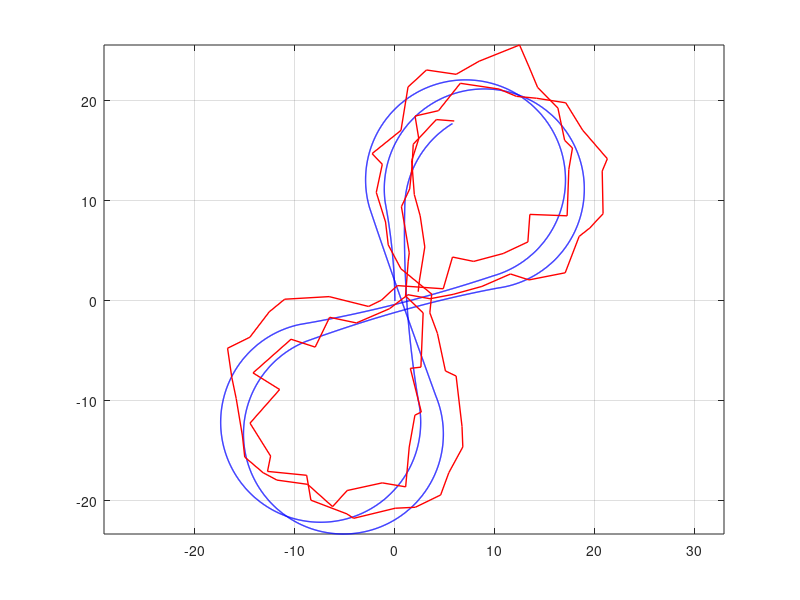
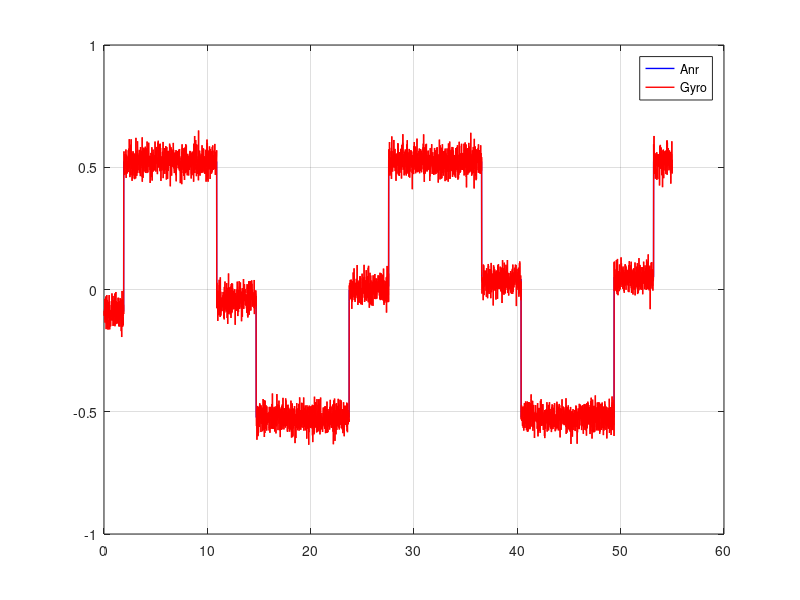
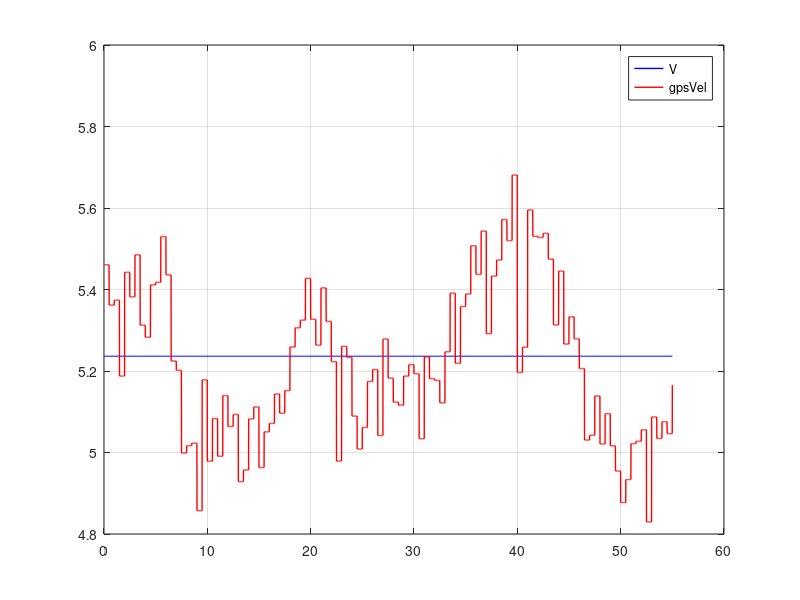
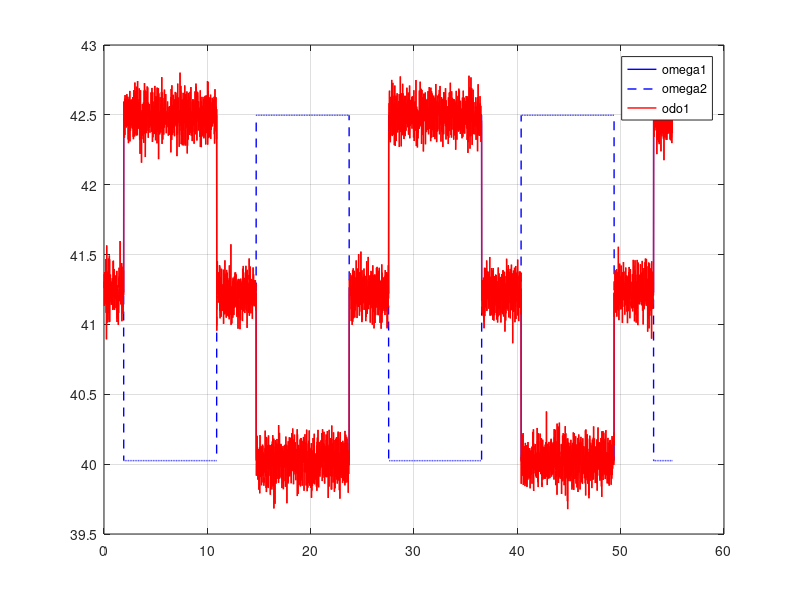

MATLAB code to generate these figures, in order:
close all
clear
lf = 0.4;
lr = 0.4;
lw = 0.6;
a = 0.05; % nkr wheel scaling for drawing purpose
rw = 0.254/2;
dt = 0.01;
simTime = 55;
nSim = simTime / dt;


%% Arrays init
Time = zeros(nSim, 1);
% NKR params
V = zeros(nSim, 1);
Anr = zeros(nSim, 1);
Heading = zeros(nSim, 1);
X = zeros(nSim, 1);
Y = zeros(nSim, 1);
w = zeros(nSim, 4);
gamma = zeros(nSim, 2);
Betta = zeros(nSim, 4);
% Measurements
odo_w = zeros(nSim, 4);
gps_pos = zeros(nSim, 2);
gps_vel = zeros(nSim, 2);
gyro_anr = zeros(nSim, 1);
odo_gamma = zeros(nSim, 1);
Kappa = zeros(nSim, 1);

odo_coords = zeros(nSim, 3);
% store navigation solution

V1 = zeros(nSim, 1);
V2 = zeros(nSim, 1);
V3 = zeros(nSim, 1);
V4 = zeros(nSim, 1);

trajPhase = 1;
trajConst = 1.91;
trajTimer = 1.91;

odoX = 0;
odoY = 0;
odoHeading = 0;


%% Measurement errors parameters
odometer_error = 0.00; % percent (max error)
odometer_noise = 0.1; % rad/sec
gps_pos_error = 2.0; % meters (max error)
gps_pos_noise = 0.75; % meters
gps_vel_error = 0.2; % m/s (max error)
gps_vel_noise = 0.1; % m/s
gyro_bias = 0;%normrnd(0, 0.1); % rad/s
gyro_noise = 2*pi/180; % rad/s
odo_gamma_noise = 0.010; % rad

%% Slipping parameters
slipping_period1 = 30;
slipping_period2 = 55;
slipping_amp1 = 0.02;
slipping_amp2 = -0.03;


%% Main cycle
for i = 1:nSim
    Time(i) = i * dt;
    V(i) = 5.236; % constant velocity
    %% Motion setup
    if Time(i) >= trajTimer
        trajPhase = trajPhase + 1;
        if rem(trajPhase, 2) == 0
            trajTimer = trajTimer + 9; % 9 seconds for rotation arc
        else
            trajTimer = trajTimer + 2*trajConst; % 3.82 seconds for straight line
        end
    end
    gamma_mean = 0;
    
    % slipping angles
    Betta(i,1) = slipping_amp1 * sin(Time(i)/slipping_period1);
    Betta(i,2) = slipping_amp2 * cos(Time(i)/slipping_period2);
    Betta(i,3) = slipping_amp2 * sin(Time(i)/slipping_period1);
    Betta(i,4) = slipping_amp1 * sin(Time(i)/slipping_period2);
    
    if rem(trajPhase, 2) ~= 0 % odd phase
        Anr(i) = 0;
        gamma(i,:) = [0, 0];
    else                        % even phase
        if rem(trajPhase, 4) == 2
%             Anr(i) = pi/6; % turn right on every 2nd phase
            % gamma_mean + (betta1 + betta2)/2 = atan(tanval)
            % tanval - tan((betta3 + betta4)/2) = tan(0.0799)
            % tanval = tan(gamma_mean + (betta1 + betta2)/2)
            tanval =  tan(0.0799) + tan((Betta(i,3) + Betta(i,4)) / 2);
            gamma_mean = atan(tanval) - (Betta(i,1) + Betta(i,2)) / 2;
%             gamma_mean = 0.0799 ;% will be equal to 0.5236 rad/s
            gamma(i,1) = gamma_mean - gamma_mean^2*lw/(lf+lr);
            gamma(i,2) = gamma_mean + gamma_mean^2*lw/(lf+lr);
        else
%             Anr(i) = -pi/6; % turn left on every 4th phase
            %gamma_mean = -0.0799; % will be equal to -0.5236 rad/s
            tanval =  tan(-0.0799) + tan((Betta(i,3) + Betta(i,4)) / 2);
            gamma_mean = atan(tanval) - (Betta(i,1) + Betta(i,2)) / 2;
            gamma(i,1) = gamma_mean - gamma_mean^2*lw/(lf+lr);
            gamma(i,2) = gamma_mean + gamma_mean^2*lw/(lf+lr);
        end
    end
    %% Wheels kinematics
    % Linear speed of each wheel
    V1(i) = V(i); V2(i) = V(i); V3(i) = V(i); V4(i) = V(i);
    A1 = 0; A2 = 0; A3 = 0; A4 = 0;
    

    Vxb = 0.25 * ( V(i)*cos(gamma(i,1) + Betta(i,1)) + V(i)*cos(gamma(i,2) + Betta(i,2)) + V(i)*cos(Betta(i,3)) + V(i)*cos(Betta(i,4)));
    Vyb = 0.25 * ( V(i)*sin(gamma(i,1) + Betta(i,1)) + V(i)*sin(gamma(i,2) + Betta(i,2)) + V(i)*sin(Betta(i,3)) + V(i)*sin(Betta(i,4)));
    B = atan(Vyb/Vxb);
    Anr(i) = V(i)*cos(B)*(tan(gamma_mean + 0.5*Betta(i,1) + 0.5*Betta(i,2)) - tan(0.5*Betta(i,3) + 0.5*Betta(i,4))) / (lf + lr);
    Rc = abs(V(i) / Anr(i));
    Kappa(i) = B;
    
    % If robot is turning - they differ
    if rem(trajPhase, 2) == 0
        V1(i) = abs(Anr(i)) * sqrt(lf^2 + ( Rc + lw/2 * sign(Anr(i)))^2);
        V2(i) = abs(Anr(i)) * sqrt(lf^2 + ( Rc - lw/2 * sign(Anr(i)))^2);
        V3(i) = abs(Anr(i)) * sqrt(lf^2 + ( Rc + lw/2 * sign(Anr(i)))^2);
        V4(i) = abs(Anr(i)) * sqrt(lf^2 + ( Rc - lw/2 * sign(Anr(i)))^2);
    end
    w(i,:) = [V1(i)/rw V2(i)/rw V3(i)/rw V4(i)/rw];

    %% True model parameters
    if i == 1
        X(i) = 0;
        Y(i) = 0;
        Heading(i) = 0;
    else
        Heading(i) = Heading(i-1) + Anr(i)*dt;
        X(i) = X(i-1) + V(i)*cos(Heading(i) + B)*dt;
        Y(i) = Y(i-1) + V(i)*sin(Heading(i) + B)*dt;
    end  

    %% Measurements model
    % Odometer errors
    odo_error1 = odometer_error * sin(Time(i)/25);
    odo_error2 = odometer_error * sin(Time(i)/18);
    odo_error3 = odometer_error * sin(Time(i)/11);
    odo_error4 = odometer_error * sin(Time(i)/8);
    odo_w(i,:) = [w(i,1) * (1 + odo_error1) + normrnd(0, odometer_noise),...
        w(i,2) * (1 + odo_error2) + normrnd(0, odometer_noise),...
        w(i,3) * (1 + odo_error3) + normrnd(0, odometer_noise),...
        w(i,4) * (1 + odo_error4) + normrnd(0, odometer_noise)];
    odo_gamma(i) = gamma_mean + normrnd(0, odo_gamma_noise);
%     odo_gamma(i) = gamma_error - gamma_error^2*lw/(lf+lr);
%     odo_gamma(i,2) = gamma_error + gamma_error^2*lw/(lf+lr);
    % GPS position errors
    if rem(i, 50) == 0 || i == 1
        gps_pos_errorX = gps_pos_error * sin(Time(i)/25);
        gps_pos_errorY = gps_pos_error * cos(Time(i)/35);
        gps_pos(i,:) = [X(i) + gps_pos_errorX + normrnd(0, gps_pos_noise),...
        Y(i) + gps_pos_errorY + normrnd(0, gps_pos_noise)];
        % GPS velocity errors
        gps_vel_errorX = gps_vel_error * cos(Time(i)/15);
        gps_vel_errorY = gps_vel_error * sin(Time(i)/8);
        gps_vel(i,:) = [V(i)*cos(Heading(i)) + gps_vel_errorX + normrnd(0, gps_vel_noise),...
        V(i)*sin(Heading(i)) + gps_vel_errorY + normrnd(0, gps_vel_noise)];
    else
        gps_pos(i,:) = gps_pos(i-1,:);
        gps_vel(i,:) = gps_vel(i-1,:);
    end
    % Gyroscope errors
    gyro_anr(i) = Anr(i) + gyro_bias + normrnd(0, gyro_noise);
    %% Baseline model

end



figure('Name', 'Robot trajectory');
plot(Y,X, 'b', 'LineWidth', 1.0)
axis equal
grid on
hold on
plot(gps_pos(:,2), gps_pos(:,1), 'r', 'LineWidth', 1.0)

figure('Name', 'Robot rotation velocity');
plot(Time, Anr, 'b', 'LineWidth', 1.0)
grid on
hold on
plot(Time, gyro_anr, 'r', 'LineWidth', 1.0)
legend Anr Gyro

figure('Name', 'Robot velocity');
plot(Time, V, 'b', 'LineWidth', 1.0)
grid on
hold on
plot(Time, sqrt(gps_vel(:,1).^2 + gps_vel(:,2).^2), 'r', 'LineWidth', 1.0)
legend V gpsVel

figure('Name', 'Encoder readings');
plot(Time, w(:,1), 'b', 'LineWidth', 1.0)
grid on
hold on
plot(Time, w(:,2), '--b', 'LineWidth', 1.0)
plot(Time, odo_w(:,1), 'r', 'LineWidth', 1.0)
legend omega1 omega2 odo1

figure('Name', 'Gamma readings');
plot(Time, gamma(:,1), 'b', 'LineWidth', 1.0)
grid on
hold on
plot(Time, gamma(:,2), 'r', 'LineWidth', 1.0)
plot(Time, odo_gamma, 'g', 'LineWidth', 1.0)
% plot(Time, odo_gamma(:,2), '--r', 'LineWidth', 1.0)
legend gamma1 gamma2 odo

clearvars -except Kappa odo_gamma Time odo_w gps_vel gps_pos gyro_anr X Y Heading Betta V Anr w gamma
